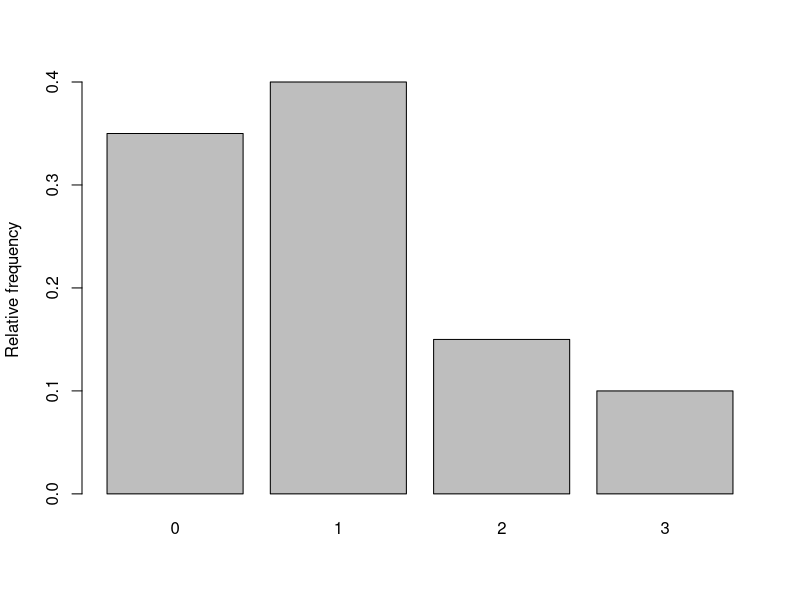

The R script that drew this image:
# Illustration of number of heads in k throws of a fair dice


# Simulate the number of heads in k throws of a dice repeated Nsim times
# We let 0 correspond to tail and 1 correspond to head,
# The sample()-command below draw a 0 or 1 k times, 
# and then sum() will summarize the number of heads
simheads <- function(Nsim,k){
  nheads <- vector(length=Nsim) # Define a vector to store the number of heads in each repetition
  for(i in 1:Nsim)              # Generate the number of heads Nsim times
    nheads[i] <- sum(sample(0:1,size=k,replace=TRUE))  # See explanation above
  return(nheads)                # Return the resulting vector
}
  

simheads(Nsim=10,k=3)
simheads(Nsim=100,k=3)
simheads(Nsim=100,k=5)

# Summarize the results by histograms and numbers
# Repeat the lines below many times for different numbers of Nsim and k
# What happens when Nsim gets large?
k <- 3
Nsim <- 20
nheadsim <- simheads(Nsim=Nsim,k=k)
relfreq <- table(nheadsim)/Nsim   # Calculate relative frequency for each outcome
relfreq
barplot(relfreq,ylab="Relative frequency")
mean(nheadsim)
var(nheadsim)




